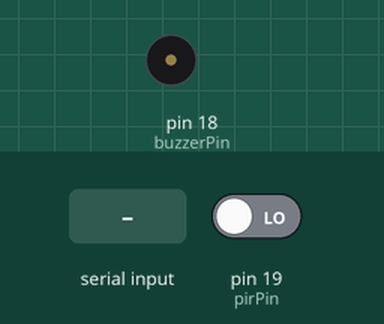
This sketch was run on a simulated Arduino Uno, built with avr-gcc and run on an emulated ATmega328P. Parts: buzzer (waves = sounding, pin HIGH). Inputs (shaded band) come from the test bench; at power-on: pin 19 (pirPin) LOW. What the sketch prints to the serial monitor is not drawn.

Above: at 1.2 s.
1.3 s: pin 19 (pirPin) driven HIGH
At 1.9 s:
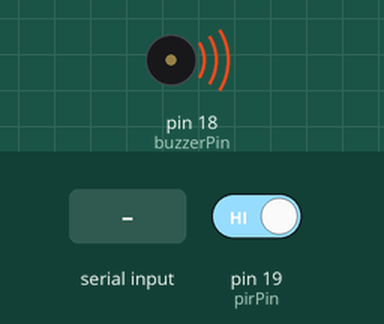
2.8 s: "senha\n" received over Serial
Timing chart, 0 to 5.8 s (numbered marks = the images above; inputs shaded):
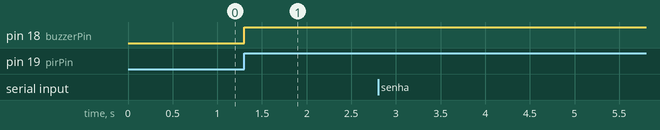

Measured:
- after the input at 1.3 s, pin 18 (buzzerPin): LOW → HIGH at once

The sketch:

Codigo.ino
```cpp
// Definição dos pinos
const int pirPin = 19;    // Pino do sensor PIR
const int buzzerPin = 18; // Pino do buzzer

unsigned long eventID = 0;
bool alarmeAtivo = false;
String comandoSerial = "";

void setup() {
  Serial.begin(115200);
  pinMode(pirPin, INPUT);
  pinMode(buzzerPin, OUTPUT);
  digitalWrite(buzzerPin, LOW);
}

void loop() {
  int pirState = digitalRead(pirPin);

  if (pirState == HIGH && !alarmeAtivo) {
    eventID++;
    alarmeAtivo = true;
    Serial.print("⚠️ Evento ID ");
    Serial.print(eventID);
    Serial.println(": Movimento detectado!");
    Serial.println("🛑 Alarme ativado! Digite a senha para desligar.");
    digitalWrite(buzzerPin, HIGH);
  }

  // Verifica entrada via serial
  if (Serial.available() > 0) {
    comandoSerial = Serial.readStringUntil('\n');
    comandoSerial.trim();

    if (comandoSerial.equalsIgnoreCase("senha") && alarmeAtivo) {
      alarmeAtivo = false;
      digitalWrite(buzzerPin, LOW);
      Serial.println("✅ Alarme desligado. Aguardando novo movimento...");
    }
  }
}
```
